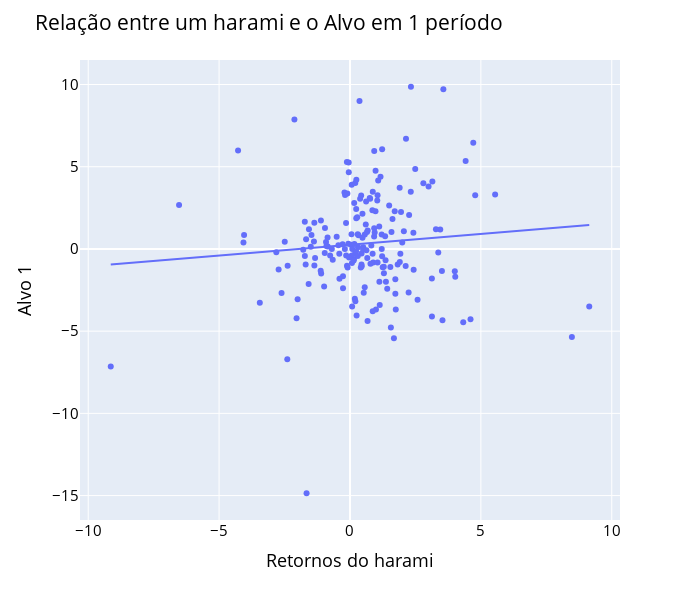

The cell this chart's notebook holds for it:
### Code cell
fig = px.scatter(x = df1[df1["harami"] != 0]["Retornos"]*100
                 , y = df1[df1["harami"] != 0]["Alvo1"]*100 , trendline = "ols")

fig.update_layout(height = 600, width = 700
                  , title_text = "Relação entre um harami e o Alvo em 1 período"
                  , font_color = "blue"
                  , title_font_color = "black"
                  , xaxis_title = "Retornos do harami"
                  , yaxis_title = "Alvo 1"
                  , font = dict(size = 15, color = "Black")
                  , showlegend = True
                 )

fig.show()

### Figure 1 — Plotly figure (JSON) as saved in the notebook; plotly's stock layout.template omitted (floating-point values rounded to 4 significant figures; data arrays with more than 128 entries replaced by an {"elided": "..."} marker saying what was removed)
{"data": [{"hovertemplate": "x=%{x}<br>y=%{y}<extra></extra>", "legendgroup": "", "marker": {"color": "#636efa", "symbol": "circle"}, "mode": "markers", "name": "", "orientation": "v", "showlegend": false, "type": "scatter", "x": {"elided": "191 float values"}, "xaxis": "x", "y": {"elided": "191 float values"}, "yaxis": "y"}, {"hovertemplate": "<b>OLS trendline</b><br>y = 0.131043 * x + 0.25393<br>R<sup>2</sup>=0.007772<br><br>x=%{x}<br>y=%{y} <b>(trend)</b><extra></extra>", "legendgroup": "", "marker": {"color": "#636efa", "symbol": "circle"}, "mode": "lines", "name": "", "showlegend": false, "type": "scatter", "x": {"elided": "191 float values"}, "xaxis": "x", "y": {"elided": "191 float values"}, "yaxis": "y"}], "layout": {"font": {"color": "Black", "size": 15}, "height": 600, "legend": {"tracegroupgap": 0}, "margin": {"t": 60}, "showlegend": true, "title": {"font": {"color": "black"}, "text": "Relação entre um harami e o Alvo em 1 período"}, "width": 700, "xaxis": {"anchor": "y", "domain": [0, 1], "title": {"text": "Retornos do harami"}}, "yaxis": {"anchor": "x", "domain": [0, 1], "title": {"text": "Alvo 1"}}}}
